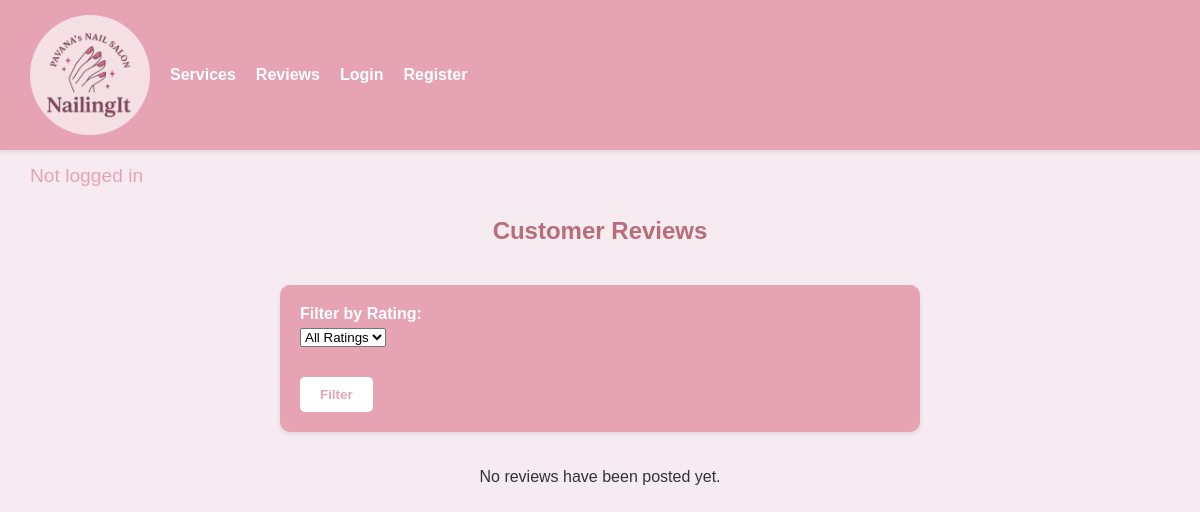
The page /reviews/ on the database as committed earlier.
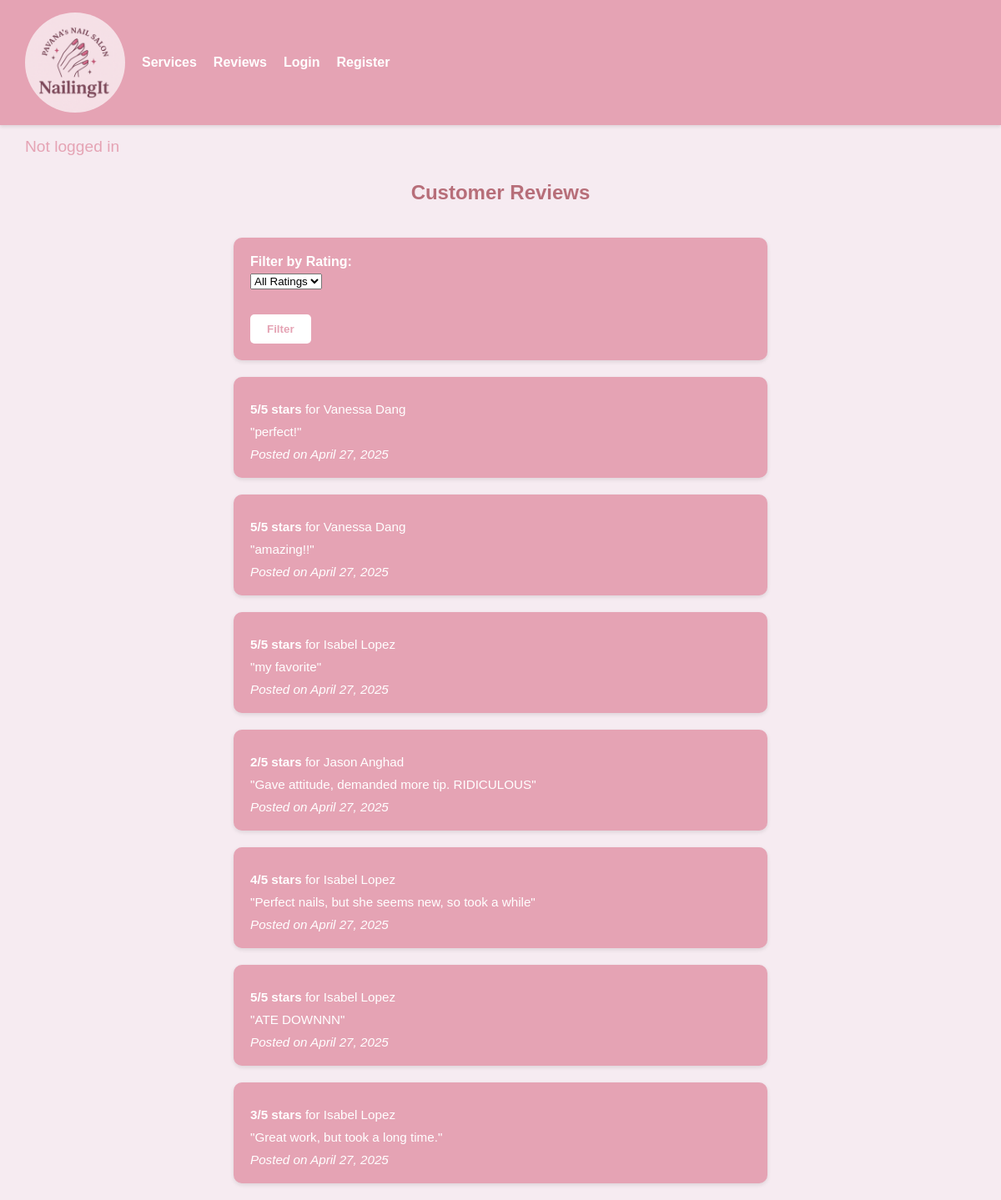
The same page on the database as committed later.
### project/models.py (models this page shows, shortened)
class Review(models.Model):
    technician = models.ForeignKey(NailTechnician, on_delete=models.CASCADE)
    customer = models.ForeignKey(Customer, on_delete=models.SET_NULL, null=True, blank=True)
    appointment = models.ForeignKey(Appointment, on_delete=models.SET_NULL, null=True, blank=True)
    rating = models.IntegerField(choices=[(i, f"{i} stars") for i in range(1, 6)])
    comment = models.TextField(blank=True)
    timestamp = models.DateTimeField(auto_now_add=True)

class NailTechnician(models.Model):
    first_name = models.CharField(max_length=100)
    last_name = models.CharField(max_length=100)
    def __str__(self):
        return f"{self.first_name} {self.last_name}"

### project/views.py (the view)
# urls.py: path("reviews/", ReviewListView.as_view(), name="reviews"),
class ReviewListView(ListView):
    model = Review
    template_name = "project/reviews.html"
    context_object_name = "reviews"
    def get_context_data(self, **kwargs):
        context = super().get_context_data(**kwargs)
        context['ratings'] = range(1, 6)
        return context
    def get_queryset(self):
        queryset = super().get_queryset().order_by('-timestamp')
        selected_rating = self.request.GET.get('rating')
        if selected_rating:
            queryset = queryset.filter(rating=selected_rating)
        return queryset

### project/templates/project/reviews.html (shortened to what this page needs)
{% extends "project/base.html" %}
{% block content %}
<h2>Customer Reviews</h2>
<div class="service-container">
  <form method="get" class="service-card appointment-form">
    <div class="form-group">
      <label for="rating"><strong>Filter by Rating:</strong></label>
      <select name="rating" id="rating" class="styled-dropdown">
        <option value="">All Ratings</option>
      </select>
    </div>
    <button type="submit" class="submit-btn">Filter</button>
  </form>
  {% if reviews %}
    {% for review in reviews %}
      <div class="service-card">
        <p><strong>{{ review.rating }}/5 stars</strong> for {{ review.technician }}</p>
        <p>"{{ review.comment }}"</p>
        <p><em>Posted on {{ review.timestamp|date:"F j, Y" }}</em></p>
      </div>
    {% endfor %}
  {% else %}
    <p>No reviews have been posted yet.</p>
  {% endif %}
</div>
{% endblock %}

Rows that differ between the two databases and show on the page:
added Review: rating "5", technician "Vanessa Dang", comment "perfect!", timestamp "April 27, 2025"
added Review: rating "5", technician "Vanessa Dang", comment "amazing!!", timestamp "April 27, 2025"
added Review: rating "5", technician "Isabel Lopez", comment "my favorite", timestamp "April 27, 2025"
added Review: rating "2", technician "Jason Anghad", comment "Gave attitude, demanded more tip. RIDICULOUS", timestamp "April 27, 2025"
added Review: rating "4", technician "Isabel Lopez", comment "Perfect nails, but she seems new, so took a while", timestamp "April 27, 2025"
added Review: rating "5", technician "Isabel Lopez", comment "ATE DOWNNN", timestamp "April 27, 2025"
added Review: rating "3", technician "Isabel Lopez", comment "Great work, but took a long time.", timestamp "April 27, 2025"
Other text that changed with them:
text no longer shown: "No reviews have been posted yet."
